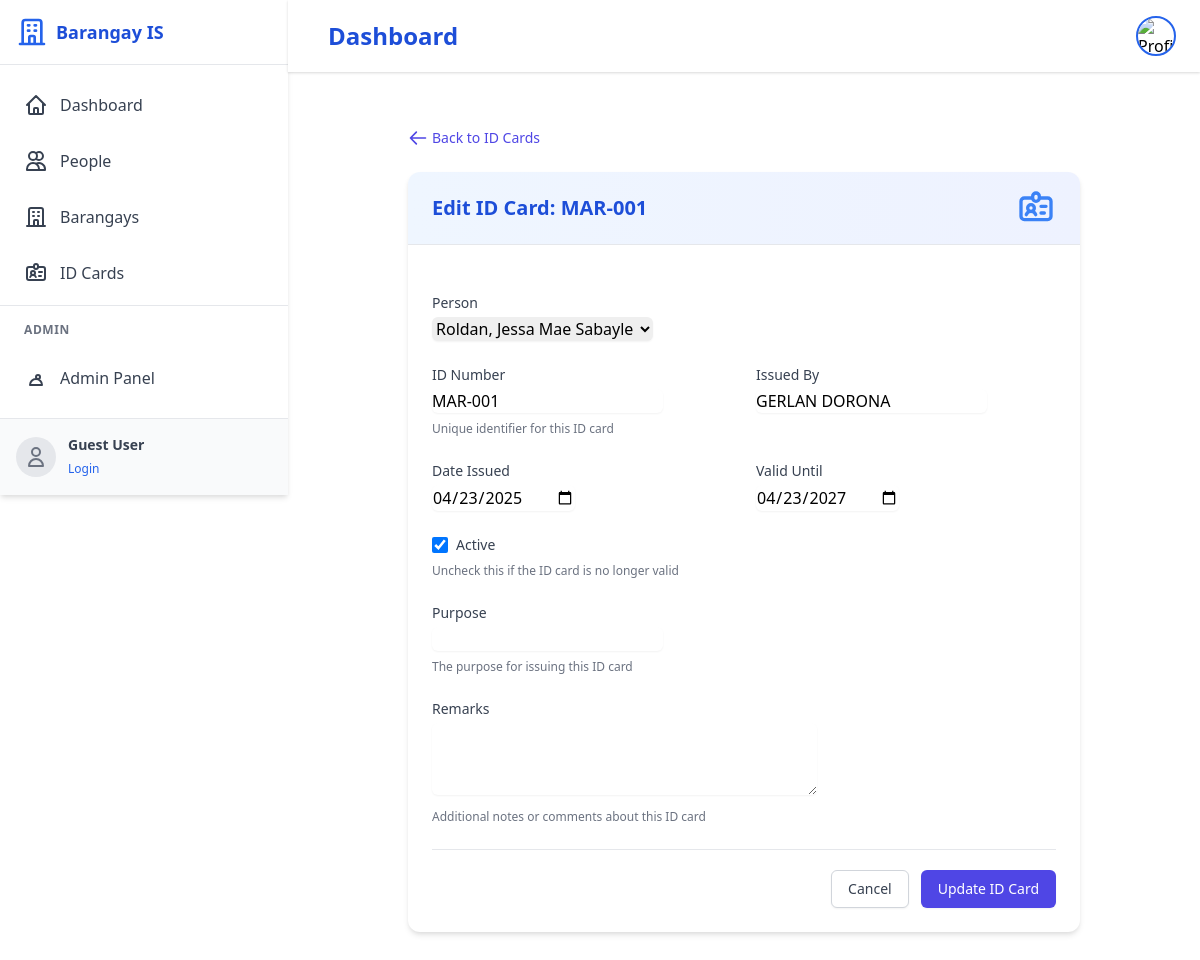
The app's page /dashboard/id-cards/2/update/ with its own data.
### core/models.py (models this page shows, shortened)
class IdentificationCard(models.Model):
    person = models.ForeignKey(Person, on_delete=models.CASCADE, related_name='id_cards')
    id_number = models.CharField(max_length=50, unique=True)
    date_issued = models.DateField()
    valid_until = models.DateField()
    is_active = models.BooleanField(default=True)
    issued_by = models.CharField(max_length=255)
    purpose = models.CharField(max_length=255, blank=True)
    remarks = models.TextField(blank=True)
    class Meta:
        verbose_name_plural = 'Identification Cards'

### core/views.py (the view)
# urls.py: path('dashboard/id-cards/<int:pk>/update/', id_card_update, name='id_card_update'),
def id_card_update(request, pk):
    id_card = get_object_or_404(IdentificationCard, pk=pk)
    if request.method == 'POST':
        form = IdentificationCardForm(request.POST, instance=id_card)
        if form.is_valid():
            form.save()
            messages.success(request, f'ID Card {id_card.id_number} has been updated successfully.')
            return redirect('id_card_detail', pk=id_card.pk)
    else:
        form = IdentificationCardForm(instance=id_card)
    return render(request, 'dashboard/id_card_form.html', {
        'form': form,
        'title': f'Edit ID Card: {id_card.id_number}',
        'submit_text': 'Update ID Card',
        'form_id': 'updateIdCardForm',
        'is_create': False,
        'id_card': id_card
    })

### core/models.py (called while the page is built)
    def __str__(self):
        return f"{self.last_name}, {self.first_name} {self.middle_name}"

### templates/dashboard/id_card_form.html (shortened to what this page needs)
{% extends 'base.html' %}
{% block content %}
<div class="container max-w-2xl mx-auto py-8">
    <div class="flex items-center mb-6">
        <a href="{% url 'id_cards' %}" class="inline-flex items-center text-sm text-indigo-600 hover:text-indigo-900">
            <svg xmlns="http://www.w3.org/2000/svg" class="h-5 w-5 mr-1" fill="none" viewBox="0 0 24 24" stroke="currentColor">
                <path stroke-linecap="round" stroke-linejoin="round" stroke-width="2" d="M10 19l-7-7m0 0l7-7m-7 7h18" />
            </svg>
            Back to ID Cards
        </a>
    </div>
    <div class="bg-white rounded-xl shadow-md overflow-hidden">
        <div class="px-6 py-4 bg-gradient-to-r from-blue-50 to-indigo-50 border-b border-gray-200">
            <div class="flex items-center justify-between">
                <div>
                    <h2 class="text-xl font-semibold text-blue-700">{{ title }}</h2>
                </div>
                <div class="hidden md:block">
                </div>
            </div>
        </div>
        <div class="p-6">
            <form method="post" id="{{ form_id }}" class="space-y-6">
                <div class="grid grid-cols-1 gap-6 sm:grid-cols-2">
                    <div class="sm:col-span-2">
                        <label for="id_person" class="block text-sm font-medium text-gray-700">Person</label>
                        <div class="mt-1">
                            {{ form.person }}
                        </div>
                    </div>
                </div>
                <div class="grid grid-cols-1 gap-6 sm:grid-cols-2">
                    <div>
                        <label for="id_id_number" class="block text-sm font-medium text-gray-700">ID Number</label>
                        <div class="mt-1">
                            {{ form.id_number }}
                        </div>
                        <p class="mt-2 text-xs text-gray-500">Unique identifier for this ID card</p>
                    </div>
                    <div>
                        <label for="id_issued_by" class="block text-sm font-medium text-gray-700">Issued By</label>
                        <div class="mt-1">
                            {{ form.issued_by }}
                        </div>
                    </div>
                </div>
                <div class="grid grid-cols-1 gap-6 sm:grid-cols-2">
                    <div>
                        <label for="id_date_issued" class="block text-sm font-medium text-gray-700">Date Issued</label>
                        <div class="mt-1">
                            {{ form.date_issued }}
                        </div>
                    </div>
                    <div>
                        <label for="id_valid_until" class="block text-sm font-medium text-gray-700">Valid Until</label>
                        <div class="mt-1">
                            {{ form.valid_until }}
                        </div>
                    </div>
                </div>
                <div>
                    <div class="flex items-center">
                        {{ form.is_active }}
                        <label for="id_is_active" class="ml-2 block text-sm font-medium text-gray-700">Active</label>
                    </div>
                    <p class="mt-2 text-xs text-gray-500">Uncheck this if the ID card is no longer valid</p>
                </div>
                <div>
                    <label for="id_purpose" class="block text-sm font-medium text-gray-700">Purpose</label>
                    <div class="mt-1">
                        {{ form.purpose }}
                    </div>
                    <p class="mt-2 text-xs text-gray-500">The purpose for issuing this ID card</p>
                </div>
                <div>
                    <label for="id_remarks" class="block text-sm font-medium text-gray-700">Remarks</label>
                    <div class="mt-1">
                        {{ form.remarks }}
                    </div>
                    <p class="mt-2 text-xs text-gray-500">Additional notes or comments about this ID card</p>
                </div>
                <div class="pt-5 border-t border-gray-200">
                    <div class="flex justify-end">
                        <a href="{% url 'id_cards' %}" class="bg-white py-2 px-4 border border-gray-300 rounded-md shadow-sm text-sm font-medium text-gray-700 hover:bg-gray-50 focus:outline-none focus:ring-2 focus:ring-offset-2 focus:ring-indigo-500">
                            Cancel
                        </a>
                        <button type="submit" class="ml-3 inline-flex justify-center py-2 px-4 border border-transparent shadow-sm text-sm font-medium rounded-md text-white bg-indigo-600 hover:bg-indigo-700 focus:outline-none focus:ring-2 focus:ring-offset-2 focus:ring-indigo-500">
                            {{ submit_text }}
                        </button>
                    </div>
                </div>
            </form>
        </div>
    </div>
</div>
{% endblock %}

### records on screen
IdentificationCard: person "Roldan, Jessa Mae Sabayle", id_number "MAR-001", issued_by "GERLAN DORONA", date_issued "04/23/2025", valid_until "04/23/2027", is_active "☑"

### other values on screen
{{ title }} "Edit ID Card: MAR-001"
{{ submit_text }} "Update ID Card"
